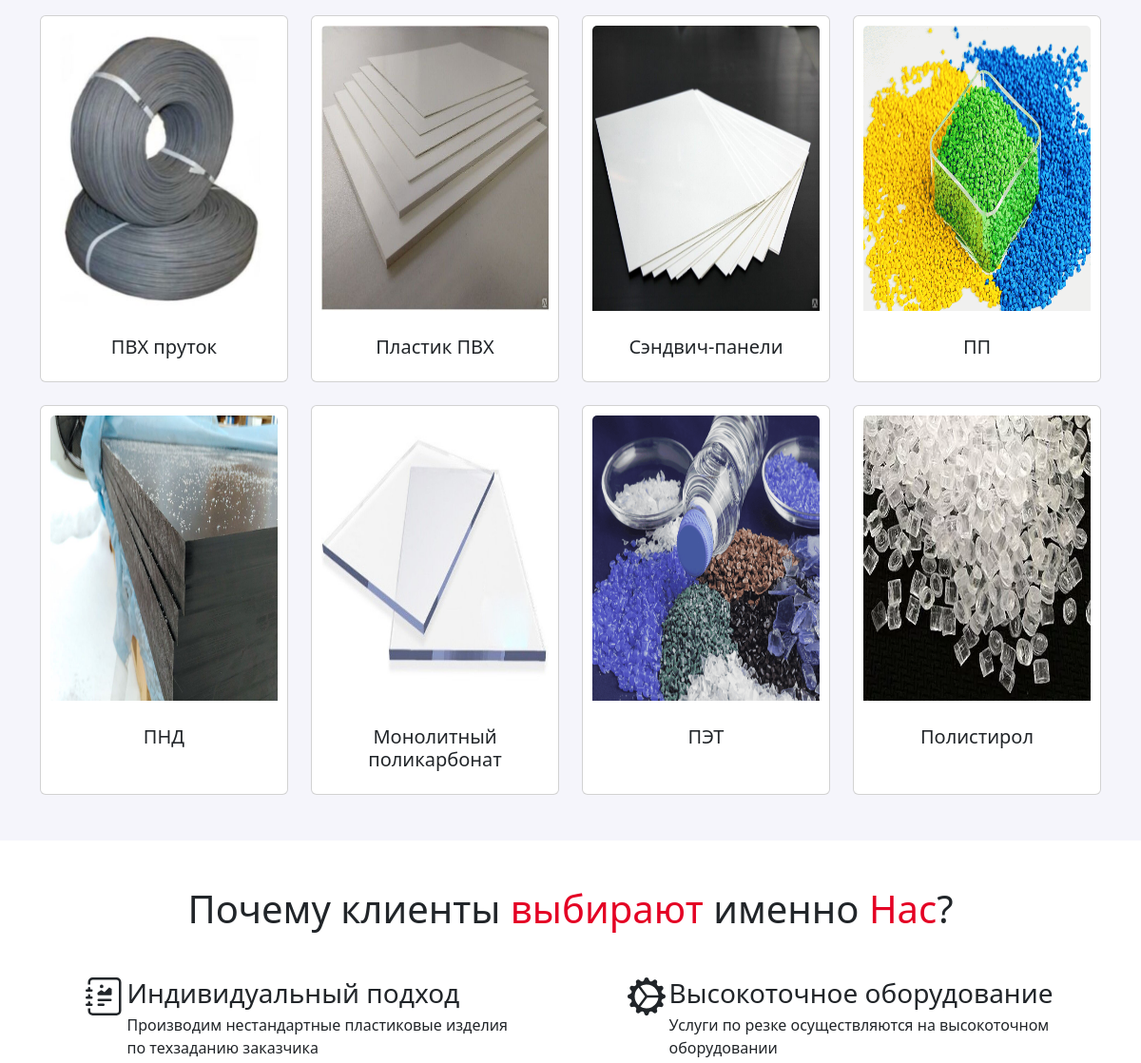
Before: / (middle part) with the older database file.
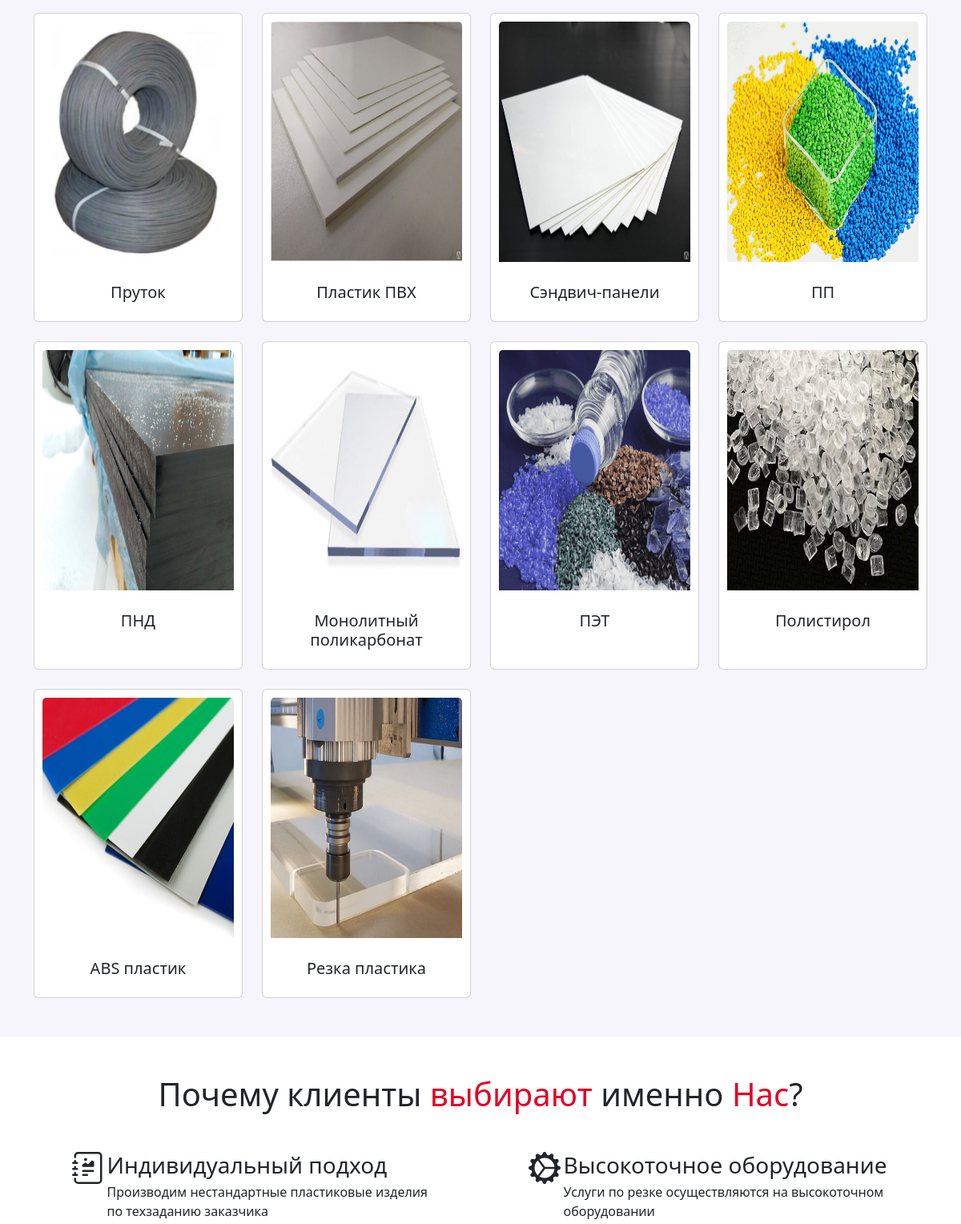
After: the same page with the newer database file.
### tables this page shows
CREATE TABLE `categories` (
  `id` int(3) NOT NULL,
  `name` varchar(100) NOT NULL,
  `image` varchar(100) NOT NULL,
  `description` varchar(1000) NOT NULL,
  `category_link` varchar(50) NOT NULL
);

### index.php (the view, shortened to what this page needs)
<?
include_once $_SERVER['DOCUMENT_ROOT'] . "/modules/header.php";
?>
<div class="catalog-wrapper">
  <div class="container my-5">
    <div class="row row-cols-1 row-cols-md-4 g-4 mt-4">
      <?php
      require($_SERVER['DOCUMENT_ROOT'] . '/database/db.php');
      $sql = 'SELECT * FROM categories';
      $result = $conn->query($sql);
      if ($result->num_rows != 0) {
        $categories = $result->fetch_all(MYSQLI_ASSOC);
        foreach ($categories as $category): ?>
          <div class="col">
            <a href="/catalog/<?= $category['category_link']; ?>" class="card h-100 ki-card">
              <div style="padding:10px;">
                <img style="width: 100%; height: 300px;" src=<?= '/assets/images/categories/' . $category['image'] ?> class="card-img-top" alt=<?= $$category['name'] ?>>
              </div>
              <div class="card-body text-center">
                <h5 class="card-title"><?= $category['name'] ?></h5>
              </div>
            </a>
          </div>
        <?php endforeach; ?>
    </div>
  </div>
<?php } ?>
</div>
<div class="container my-5">
  <h2 class="text-center mb-5 fs-1">Почему клиенты <span style="color: #e40024;">выбирают</span> именно <span style="color: #e40024;">Нас</span>?</h2>
  <div class="row justify-content-around align-items-start">
    <div class="col-5 d-flex gap-1 ki-advantages-card">
      <div class="">
      </div>
      <div class="">
        <h3 class="uk-margin-small-bottom" style="margin-bottom: 5px;">Индивидуальный подход</h3>
        <p class="uk-margin-remove">Производим нестандартные пластиковые изделия по техзаданию заказчика</p>
      </div>
    </div>
    <div class="col-5 d-flex gap-1 ki-advantages-card">
      <div class="">
      </div>
      <div class="">
        <h3 class="uk-margin-small-bottom" style="margin-bottom: 5px;">Высокоточное оборудование</h3>
        <p class="uk-margin-remove">Услуги по резке осуществляются на высокоточном оборудовании</p>
      </div>
    </div>
  </div>
</div>
<? include_once $_SERVER['DOCUMENT_ROOT'] . "/modules/footer.php"; ?>

Changed rows visible on the page:
changed categories: name "ПВХ пруток" → "Пруток"
added categories: image (picture), name "ABS пластик"
added categories: image (picture), name "Резка пластика"
